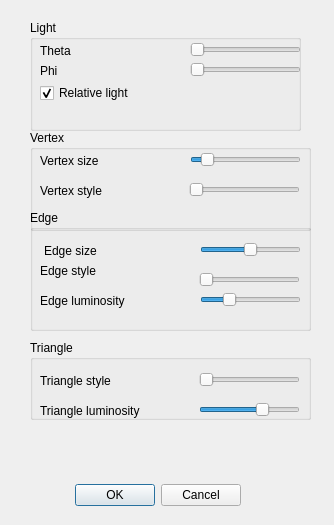
<?xml version="1.0" encoding="UTF-8"?>
<ui version="4.0">
 <class>Menu_view_param</class>
 <widget class="QDialog" name="Menu_view_param">
  <property name="geometry">
   <rect>
    <x>0</x>
    <y>0</y>
    <width>334</width>
    <height>525</height>
   </rect>
  </property>
  <property name="windowTitle">
   <string>Rendering options</string>
  </property>
  <widget class="QDialogButtonBox" name="buttonBox">
   <property name="geometry">
    <rect>
     <x>30</x>
     <y>470</y>
     <width>211</width>
     <height>50</height>
    </rect>
   </property>
   <property name="orientation">
    <enum>Qt::Horizontal</enum>
   </property>
   <property name="standardButtons">
    <set>QDialogButtonBox::Cancel|QDialogButtonBox::Ok</set>
   </property>
  </widget>
  <widget class="QGroupBox" name="groupBox">
   <property name="geometry">
    <rect>
     <x>30</x>
     <y>20</y>
     <width>271</width>
     <height>111</height>
    </rect>
   </property>
   <property name="title">
    <string>Light</string>
   </property>
   <widget class="QLabel" name="label_2">
    <property name="geometry">
     <rect>
      <x>10</x>
      <y>40</y>
      <width>65</width>
      <height>21</height>
     </rect>
    </property>
    <property name="text">
     <string>Phi</string>
    </property>
   </widget>
   <widget class="QSlider" name="horizontalSlider_theta">
    <property name="geometry">
     <rect>
      <x>160</x>
      <y>20</y>
      <width>111</width>
      <height>19</height>
     </rect>
    </property>
    <property name="orientation">
     <enum>Qt::Horizontal</enum>
    </property>
   </widget>
   <widget class="QSlider" name="horizontalSlider_phi">
    <property name="geometry">
     <rect>
      <x>160</x>
      <y>40</y>
      <width>111</width>
      <height>19</height>
     </rect>
    </property>
    <property name="orientation">
     <enum>Qt::Horizontal</enum>
    </property>
   </widget>
   <widget class="QLabel" name="label">
    <property name="geometry">
     <rect>
      <x>10</x>
      <y>20</y>
      <width>65</width>
      <height>21</height>
     </rect>
    </property>
    <property name="text">
     <string>Theta</string>
    </property>
   </widget>
   <widget class="QCheckBox" name="checkBox_relative_light">
    <property name="geometry">
     <rect>
      <x>10</x>
      <y>60</y>
      <width>171</width>
      <height>26</height>
     </rect>
    </property>
    <property name="text">
     <string>Relative light</string>
    </property>
    <property name="checked">
     <bool>true</bool>
    </property>
   </widget>
  </widget>
  <widget class="QGroupBox" name="groupBox_2">
   <property name="geometry">
    <rect>
     <x>30</x>
     <y>130</y>
     <width>281</width>
     <height>101</height>
    </rect>
   </property>
   <property name="title">
    <string>Vertex</string>
   </property>
   <widget class="QSlider" name="horizontalSlider_vertex_size">
    <property name="geometry">
     <rect>
      <x>160</x>
      <y>20</y>
      <width>111</width>
      <height>20</height>
     </rect>
    </property>
    <property name="value">
     <number>10</number>
    </property>
    <property name="orientation">
     <enum>Qt::Horizontal</enum>
    </property>
   </widget>
   <widget class="QLabel" name="label_3">
    <property name="geometry">
     <rect>
      <x>10</x>
      <y>20</y>
      <width>81</width>
      <height>21</height>
     </rect>
    </property>
    <property name="text">
     <string>Vertex size</string>
    </property>
   </widget>
   <widget class="QSlider" name="horizontalSlider_vertex_style">
    <property name="geometry">
     <rect>
      <x>159</x>
      <y>50</y>
      <width>111</width>
      <height>20</height>
     </rect>
    </property>
    <property name="maximum">
     <number>4</number>
    </property>
    <property name="orientation">
     <enum>Qt::Horizontal</enum>
    </property>
   </widget>
   <widget class="QLabel" name="label_5">
    <property name="geometry">
     <rect>
      <x>10</x>
      <y>50</y>
      <width>81</width>
      <height>21</height>
     </rect>
    </property>
    <property name="text">
     <string>Vertex style</string>
    </property>
   </widget>
  </widget>
  <widget class="QGroupBox" name="groupBox_3">
   <property name="geometry">
    <rect>
     <x>30</x>
     <y>210</y>
     <width>281</width>
     <height>121</height>
    </rect>
   </property>
   <property name="title">
    <string>Edge</string>
   </property>
   <widget class="QLabel" name="label_4">
    <property name="geometry">
     <rect>
      <x>14</x>
      <y>30</y>
      <width>71</width>
      <height>21</height>
     </rect>
    </property>
    <property name="text">
     <string>Edge size</string>
    </property>
   </widget>
   <widget class="QSlider" name="horizontalSlider_edge_size">
    <property name="geometry">
     <rect>
      <x>170</x>
      <y>30</y>
      <width>101</width>
      <height>19</height>
     </rect>
    </property>
    <property name="value">
     <number>50</number>
    </property>
    <property name="orientation">
     <enum>Qt::Horizontal</enum>
    </property>
   </widget>
   <widget class="QLabel" name="label_6">
    <property name="geometry">
     <rect>
      <x>10</x>
      <y>50</y>
      <width>71</width>
      <height>21</height>
     </rect>
    </property>
    <property name="text">
     <string>Edge style</string>
    </property>
   </widget>
   <widget class="QSlider" name="horizontalSlider_edge_style">
    <property name="geometry">
     <rect>
      <x>169</x>
      <y>60</y>
      <width>101</width>
      <height>20</height>
     </rect>
    </property>
    <property name="maximum">
     <number>4</number>
    </property>
    <property name="orientation">
     <enum>Qt::Horizontal</enum>
    </property>
   </widget>
   <widget class="QSlider" name="horizontalSlider_edge_luminosity">
    <property name="geometry">
     <rect>
      <x>170</x>
      <y>80</y>
      <width>101</width>
      <height>20</height>
     </rect>
    </property>
    <property name="value">
     <number>25</number>
    </property>
    <property name="sliderPosition">
     <number>25</number>
    </property>
    <property name="orientation">
     <enum>Qt::Horizontal</enum>
    </property>
   </widget>
   <widget class="QLabel" name="label_8">
    <property name="geometry">
     <rect>
      <x>10</x>
      <y>80</y>
      <width>111</width>
      <height>21</height>
     </rect>
    </property>
    <property name="text">
     <string>Edge luminosity</string>
    </property>
   </widget>
  </widget>
  <widget class="QGroupBox" name="groupBox_4">
   <property name="geometry">
    <rect>
     <x>30</x>
     <y>340</y>
     <width>281</width>
     <height>80</height>
    </rect>
   </property>
   <property name="title">
    <string>Triangle</string>
   </property>
   <widget class="QSlider" name="horizontalSlider_triangle_style">
    <property name="geometry">
     <rect>
      <x>169</x>
      <y>30</y>
      <width>101</width>
      <height>20</height>
     </rect>
    </property>
    <property name="maximum">
     <number>5</number>
    </property>
    <property name="orientation">
     <enum>Qt::Horizontal</enum>
    </property>
   </widget>
   <widget class="QLabel" name="label_7">
    <property name="geometry">
     <rect>
      <x>10</x>
      <y>30</y>
      <width>91</width>
      <height>21</height>
     </rect>
    </property>
    <property name="text">
     <string>Triangle style</string>
    </property>
   </widget>
   <widget class="QLabel" name="label_9">
    <property name="geometry">
     <rect>
      <x>10</x>
      <y>60</y>
      <width>131</width>
      <height>21</height>
     </rect>
    </property>
    <property name="text">
     <string>Triangle luminosity</string>
    </property>
   </widget>
   <widget class="QSlider" name="horizontalSlider_triangle_luminosity">
    <property name="geometry">
     <rect>
      <x>169</x>
      <y>60</y>
      <width>101</width>
      <height>20</height>
     </rect>
    </property>
    <property name="value">
     <number>65</number>
    </property>
    <property name="orientation">
     <enum>Qt::Horizontal</enum>
    </property>
   </widget>
  </widget>
 </widget>
 <resources/>
 <connections>
  <connection>
   <sender>buttonBox</sender>
   <signal>accepted()</signal>
   <receiver>Menu_view_param</receiver>
   <slot>accept()</slot>
   <hints>
    <hint type="sourcelabel">
     <x>248</x>
     <y>254</y>
    </hint>
    <hint type="destinationlabel">
     <x>157</x>
     <y>274</y>
    </hint>
   </hints>
  </connection>
  <connection>
   <sender>buttonBox</sender>
   <signal>rejected()</signal>
   <receiver>Menu_view_param</receiver>
   <slot>reject()</slot>
   <hints>
    <hint type="sourcelabel">
     <x>316</x>
     <y>260</y>
    </hint>
    <hint type="destinationlabel">
     <x>286</x>
     <y>274</y>
    </hint>
   </hints>
  </connection>
 </connections>
</ui>
